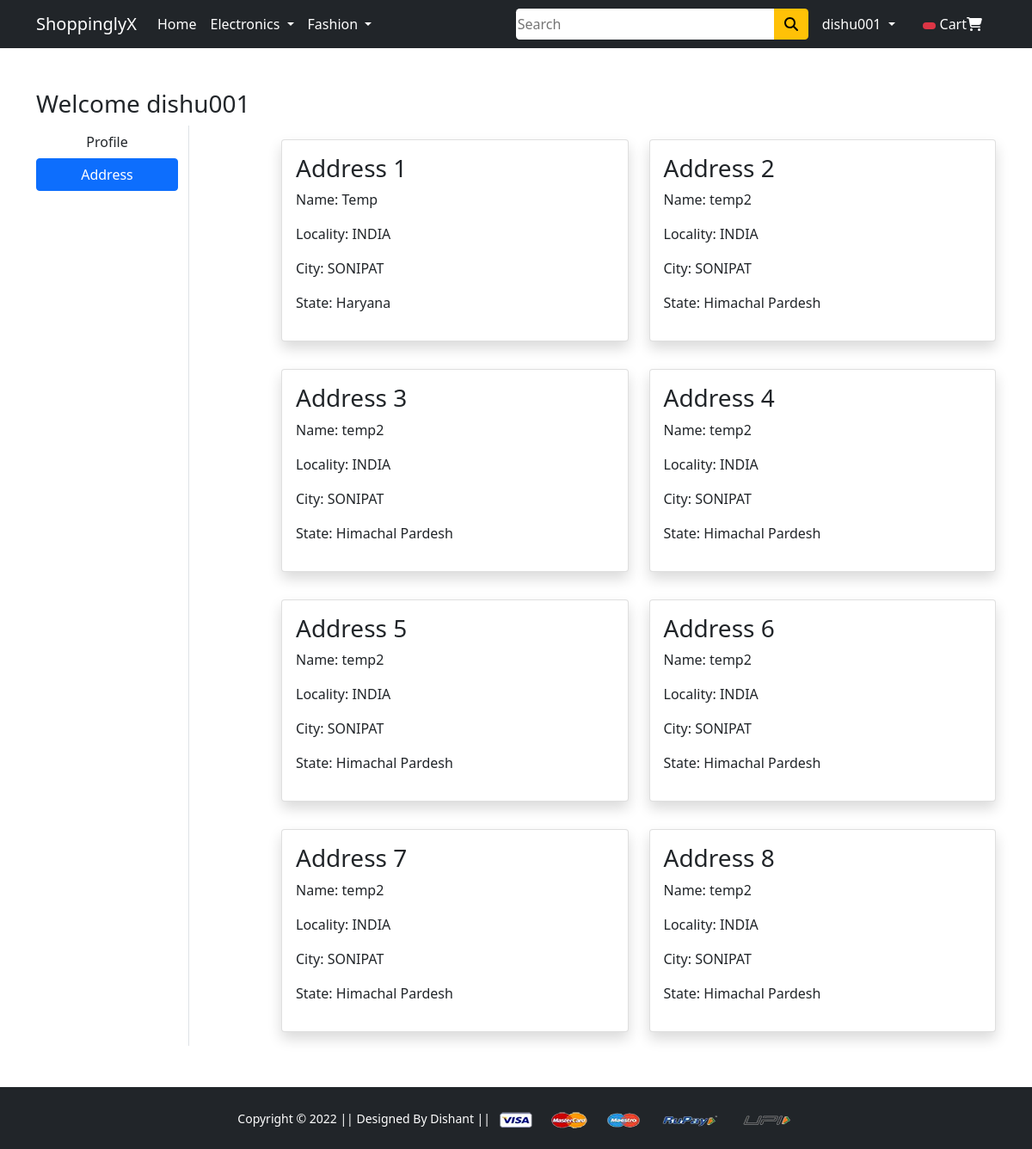
The page /address/ (signed in) on the database its author committed.
### app/models.py (models this page shows, shortened)
class Customer(models.Model):
    user = models.ForeignKey(User,on_delete = models.CASCADE)
    name = models.CharField(max_length=50)
    locality = models.CharField(max_length=200)
    city = models.CharField(max_length=50)
    zipcode = models.IntegerField()
    state = models.CharField(choices=STATE_CHOICES,max_length=50)

### app/views.py (the view)
# urls.py: path('address/', views.address, name='address'),
@login_required
def address(request):
    add = Customer.objects.filter(user=request.user)
    return render(request, 'app/address.html',{'add':add,'active':'btn-primary'})

### app/templates/app/address.html
{% extends 'app/base.html' %} {% load static %} {% block title %}Buy Now{% endblock title %} {% block main-content %}
<div class="container my-5">
    <div class="row">
        <h3>Welcome {{request.user.username}}</h3>
        <div class="col-sm-2 border-end">
            <ul class="list-unstyled">
                <li class="d-grid"><a href="{% url 'profile' %}" class="btn">Profile</a></li>
                <li class="d-grid"><a href="{% url 'address' %}" class="btn {{active}}">Address</a></li>
            </ul>
        </div>
        <div class="col-sm-9 offset-sm-1">
            <div class="row">
                {% for address in add %}
                <div class="col-sm-6 my-3">
                    <div class="card shadow">
                        <div class="card-body">
                            <h3> Address {{forloop.counter}}
                            </h3>
                            <p>Name: {{address.name}}</p>
                            <p>Locality: {{address.locality}}</p>
                            <p>City: {{address.city}}</p>
                            <p>State: {{address.state}}</p>
                        </div>
                    </div>
                </div>
                {%endfor%}
            </div>
        </div>
    </div>
</div>
{% endblock main-content %}

### app/templates/app/base.html (shortened to what this page needs)
<!doctype html> {% load static %}
<html lang="en">
<head>
    <link href="https://cdn.jsdelivr.net/npm/bootstrap@5.0.0-beta1/dist/css/bootstrap.min.css" rel="stylesheet">
    <link rel="stylesheet" href="{% static 'app/css/owl.carousel.min.css' %}">
    <link rel="stylesheet" href="{% static 'app/css/all.min.css' %}">
    <link rel="stylesheet" href="{% static 'app/css/style.css' %}">
</head>
<body>
    <nav class="navbar navbar-expand-lg navbar-dark bg-dark">
        <div class="container">
            <a class="navbar-brand" href="/">ShoppinglyX</a>
            <div class="collapse navbar-collapse" id="navbarSupportedContent">
                <ul class="navbar-nav me-auto mb-2 mb-lg-0">
                    <li class="nav-item">
                        <a class="nav-link active" aria-current="page" href="/">Home</a>
                    </li>
                    <li class="nav-item dropdown">
                        <a class="nav-link dropdown-toggle text-white" href="#" id="electronicsDropdown" role="button" data-bs-toggle="dropdown" aria-expanded="false">
                            Electronics
                        </a>
                    </li>
                    <li class="nav-item dropdown">
                        <a class="nav-link dropdown-toggle text-white" href="#" id="fashionDropdown" role="button" data-bs-toggle="dropdown" aria-expanded="false">
                            Fashion
                        </a>
                    </li>
                </ul>
                <form class="d-flex">
                    <input style="outline: 0;border-radius: 0.5ex 0 0 0.5ex;border: 0;width:300px;" type="search" placeholder="Search" aria-label="Search">
                    <button class="btn btn-warning" type="submit" style="outline: 0;border-radius: 0 0.5ex 0.5ex 0;border: 0;"><i
                            class="fa fa-search"></i></button>
                </form>
                <div>
                    <ul class="navbar-nav me-auto mb-2 mb-lg-0">
                        {% if request.user.is_authenticated%}
                        <li class="nav-item dropdown mx-2">
                            <a class="nav-link dropdown-toggle text-white" href="#" id="profileDropdown" role="button" data-bs-toggle="dropdown" aria-expanded="false">
                                {{user.username}}
                            </a>
                        </li>
                        <li class="nav-item mx-2">
                            <a href="{% url 'showcart' %}" class="nav-link text-white"><span class="badge bg-danger">
                                    {{totalitems}}</span> Cart<i class="fa fa-shopping-cart"></i>
                            </a>
                        </li>
                        {%endif%}
                    </ul>
                </div>
            </div>
        </div>
    </nav>
    {% block banner_slider %} {% endblock banner_slider %} {% block livesale %} {% endblock livesale %} {% block main-content %} {% endblock main-content %}
    <footer class="container-fluid bg-dark text-center" style="padding:2%">
        <small class="text-white">Copyright &copy; 2022 || Designed By Dishant || </small>
        <img src="{% static 'app/images/payment.png' %}" alt="" srcset="" class="img-fluid" height="2px">
    </footer>
</body>
</html>

### rows shown on the page
Customer: name "Temp", locality "INDIA", city "SONIPAT", state "Haryana"
Customer: name "temp2", locality "INDIA", city "SONIPAT", state "Himachal Pardesh"
Customer: name "temp2", locality "INDIA", city "SONIPAT", state "Himachal Pardesh"
Customer: name "temp2", locality "INDIA", city "SONIPAT", state "Himachal Pardesh"
Customer: name "temp2", locality "INDIA", city "SONIPAT", state "Himachal Pardesh"
Customer: name "temp2", locality "INDIA", city "SONIPAT", state "Himachal Pardesh"
Customer: name "temp2", locality "INDIA", city "SONIPAT", state "Himachal Pardesh"
Customer: name "temp2", locality "INDIA", city "SONIPAT", state "Himachal Pardesh"

### other values the page prints
{{ user.username }} "dishu001"
{{ request.user.username }} "dishu001"
